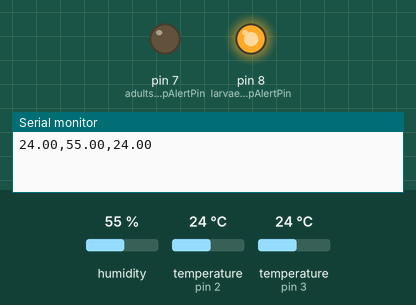
This sketch was run on a simulated Arduino Uno, built with avr-gcc and run on an emulated ATmega328P. On the bench: output pins drawn as LEDs (lit = HIGH), the last lines printed to the serial monitor. The inputs (shaded band) are chosen by the test bench; at power-on: humidity 55 %, temperature (sensors on pin 2, pin 3) 24 °C.

Above: at 2.2 s.
2.3 s: humidity set to 31 %
6.5 s: humidity set to 28 %
At 10.0 s:
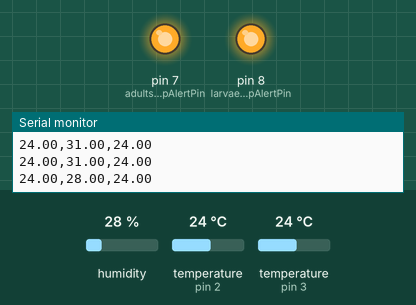
10.3 s: temperature (sensor on pin 2) set to 27.3 °C
12.8 s: temperature (sensor on pin 2) set to 28.7 °C
At 15.3 s:
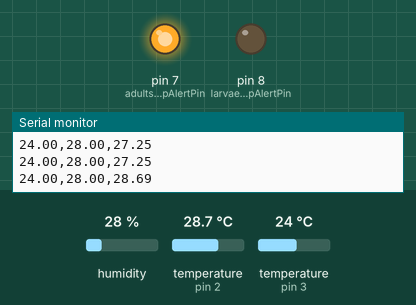
15.6 s: temperature (sensor on pin 2) set to 12 °C
At 16.7 s:
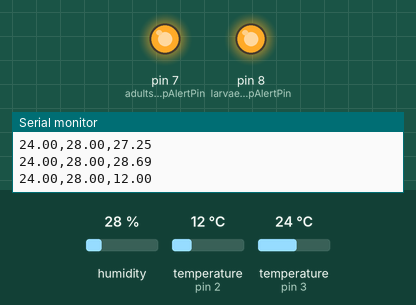
18.1 s: temperature (sensor on pin 2) set to 28 °C
At 20.8 s:
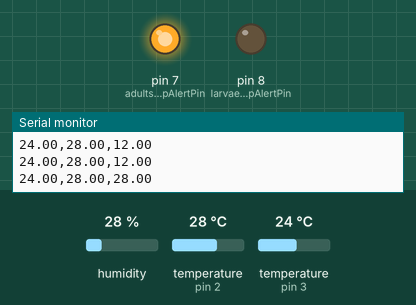
Timing chart, 0 to 21.9 s (numbered marks = the images above; inputs shaded):
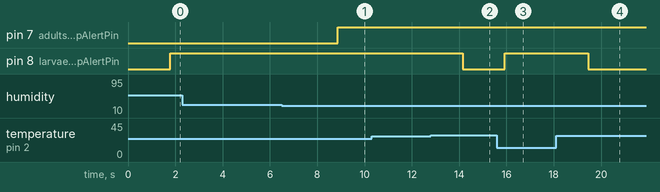

Measured:
- the behaviour switches between 30 and 29 % on humidity (found by bisection; images 0 and 1)
- the behaviour switches between 27.9 and 28 °C on temperature (sensor on pin 2) (found by bisection; images 1 and 2)
- after the input at 6.5 s, pin 7 (adultsRoomTempAlertPin): LOW → HIGH after 2.4 s
- after the input at 12.8 s, pin 8 (larvaeRoomTempAlertPin): HIGH → LOW after 1.4 s
- after the input at 15.6 s, pin 8 (larvaeRoomTempAlertPin): LOW → HIGH after 0.33 s
- after the input at 18.1 s, pin 8 (larvaeRoomTempAlertPin): HIGH → LOW after 1.4 s

The sketch:

ArduinoControlCode.ino
```cpp
#include <OneWire.h>
#include <DallasTemperature.h>
#include <DHT.h>

#define ONE_WIRE_BUS 2  // Data wire is connected to digital pin 2
#define DHTPIN2 3      // DHT22 sensor on digital pin 3
#define DHTTYPE2 DHT22   // DHT 22
OneWire oneWire(ONE_WIRE_BUS);
DallasTemperature ds(&oneWire);

DHT dht2(DHTPIN2, DHTTYPE2);

int adultsRoomTempAlertPin = 7;
int larvaeRoomTempAlertPin = 8;

double adultsRoomHumidity, adultsRoomTemperature, larvaeRoomTemperature;
int adultsRoomTempMin = 20;
int adultsRoomTempMax = 25;
int adultsRoomHumidityMin = 30;
int adultsRoomHumidityMax = 60;
int larvaeRoomTempMin = 28;
int larvaeRoomTempMax = 31;

void setup() {
  pinMode(adultsRoomTempAlertPin, OUTPUT);
  pinMode(larvaeRoomTempAlertPin, OUTPUT);
  digitalWrite(adultsRoomTempAlertPin, LOW);
  digitalWrite(larvaeRoomTempAlertPin, LOW);
  delay(500);
  Serial.begin(9600);
  delay(500);
  dht2.begin();
  ds.begin();
}

void loop() {
  ds.requestTemperatures();
  larvaeRoomTemperature = ds.getTempCByIndex(0);
  adultsRoomHumidity = dht2.readHumidity();
  adultsRoomTemperature = dht2.readTemperature();

  // check adults room temperature range
  if (adultsRoomTemperature < adultsRoomTempMin || adultsRoomTemperature > adultsRoomTempMax) {
    digitalWrite(adultsRoomTempAlertPin, HIGH);
  } else {
    digitalWrite(adultsRoomTempAlertPin, LOW);
  }

  // check adults room humidity range
  if (adultsRoomHumidity < adultsRoomHumidityMin || adultsRoomHumidity > adultsRoomHumidityMax) {
    digitalWrite(adultsRoomTempAlertPin, HIGH);
  } else {
    digitalWrite(adultsRoomTempAlertPin, LOW);
  }

  // check larvae room temperature range
  if (larvaeRoomTemperature < larvaeRoomTempMin || larvaeRoomTemperature > larvaeRoomTempMax) {
    digitalWrite(larvaeRoomTempAlertPin, HIGH);
  } else {
    digitalWrite(larvaeRoomTempAlertPin, LOW);
  }

  // print sensor readings every 1.25 minutes

    Serial.print(adultsRoomTemperature);
    Serial.print(",");
    Serial.print(adultsRoomHumidity);
    Serial.print(",");
    Serial.print(larvaeRoomTemperature);
    Serial.println();


  delay(1000);
}
```
